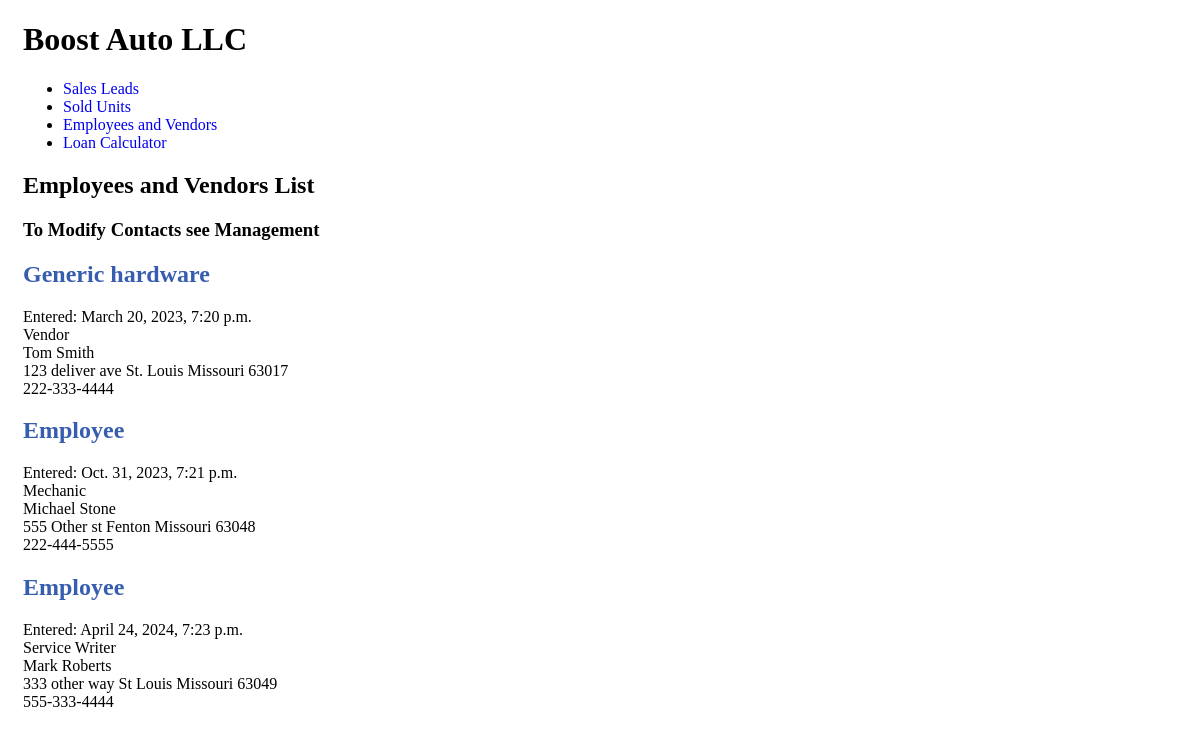
Screenshot of /employees_vendors/ (signed in) with the database file from the repository.
### employees_vendors/models.py (models this page shows, shortened)
class EmployeeVendor(models.Model):
    author = models.ForeignKey(settings.AUTH_USER_MODEL, on_delete=models.CASCADE)
    first_name = models.CharField(max_length=200)
    last_name = models.CharField(max_length=200)
    street_address = models.CharField(max_length=200)
    city = models.CharField(max_length=200)
    state = models.CharField(max_length=200)
    zipcode = models.CharField(max_length=200)
    telephone = models.CharField(max_length=200)
    title = models.CharField(max_length=200, default='Vendor or Job Title')
    business_name = models.CharField(max_length=200, blank=True, null=True)
    vendor_type = models.CharField(max_length=200, blank=True, null=True)
    published_date = models.DateTimeField(blank=True, null=True)

### employees_vendors/views.py (the view)
# urls.py: path('', views.employees_vendors_list, name='employees_vendors_list'),
@login_required
def employees_vendors_list(request):
    vendors = EmployeeVendor.objects.filter(published_date__lte=timezone.now()).order_by('published_date')
    return render(request, 'employees_vendors/employees_vendors_list.html', {'vendors':vendors})

### employees_vendors/templates/employees_vendors/employees_vendors_list.html
{% extends 'employees_vendors/base.html' %}
    {% block content %}
    <h2>Employees and Vendors List</h2>
    <h3>To Modify Contacts see Management</h3>
    {% for vendor in vendors %}
        <article>
            <h2><a href="">{{ vendors.business_name }} {{ vendor.vendor_type}} </a></h2>
            <time>Entered: {{ vendor.published_date }}</time>
            <p>{{ vendor.title }}</p>
            <p>{{ vendor.first_name }} {{ vendor.last_name }}</p>
            <p>{{ vendor.street_address }} {{ vendor.city }} {{ vendor.state }} {{ vendor.zipcode }}</p>
            <p>{{ vendor.telephone }}</p>
        </article>
    {% endfor %}
    {% endblock %}

### staticfiles/css/emp_vend.css (style rules this page uses)
h2 a { color: #375daf; }
body { padding-left: 15px; }
a:link { text-decoration: none; }
p { margin: 0; padding: 0; }

### rows the page displays
EmployeeVendor: vendor_type "Generic hardware", published_date "March 20, 2023, 7:20 p.m.", title "Vendor", first_name "Tom", last_name "Smith", street_address "123 deliver ave", city "St. Louis", state "Missouri", zipcode "63017", telephone "222-333-4444"
EmployeeVendor: vendor_type "Employee", published_date "Oct. 31, 2023, 7:21 p.m.", title "Mechanic", first_name "Michael", last_name "Stone", street_address "555 Other st", city "Fenton", state "Missouri", zipcode "63048", telephone "222-444-5555"
EmployeeVendor: vendor_type "Employee", published_date "April 24, 2024, 7:23 p.m.", title "Service Writer", first_name "Mark", last_name "Roberts", street_address "333 other way", city "St Louis", state "Missouri", zipcode "63049", telephone "555-333-4444"
